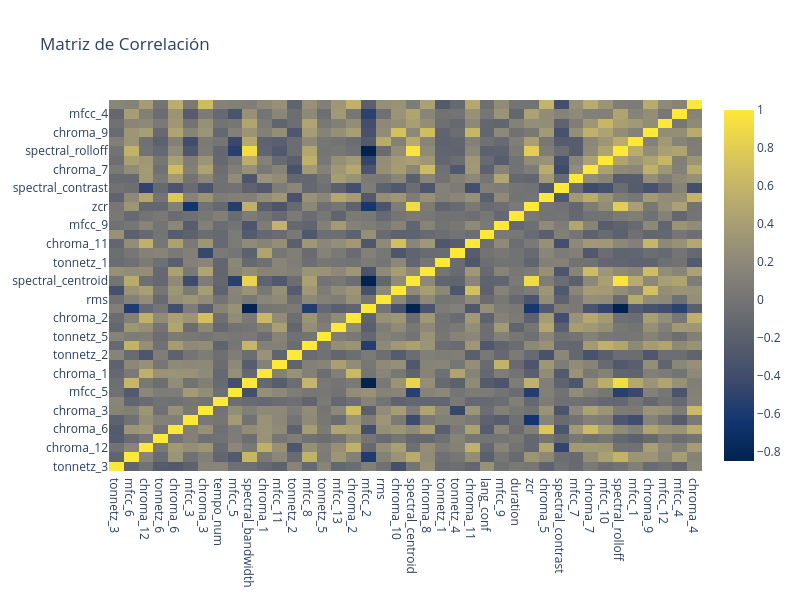

Notebook code cell kept with this figure:
### Code cell
analisis.corr_matrix('cividis', False)

### Figure 1 — Plotly figure (JSON) as saved in the notebook; plotly's stock layout.template omitted (floating-point values rounded to 4 significant figures; data arrays with more than 128 entries replaced by an {"elided": "..."} marker saying what was removed)
{"data": [{"colorscale": [[0, "#00224e"], [0.1111, "#123570"], [0.2222, "#3b496c"], [0.3333, "#575d6d"], [0.4444, "#707173"], [0.5556, "#8a8678"], [0.6667, "#a59c74"], [0.7778, "#c3b369"], [0.8889, "#e1cc55"], [1, "#fee838"]], "type": "heatmap", "x": ["tonnetz_3", "mfcc_6", "chroma_12", "tonnetz_6", "chroma_6", "mfcc_3", "chroma_3", "tempo_num", "mfcc_5", "spectral_bandwidth", "chroma_1", "mfcc_11", "tonnetz_2", "mfcc_8", "tonnetz_5", "mfcc_13", "chroma_2", "mfcc_2", "rms", "chroma_10", "spectral_centroid", "chroma_8", "tonnetz_1", "tonnetz_4", "chroma_11", "lang_conf", "mfcc_9", "duration", "zcr", "chroma_5", "spectral_contrast", "mfcc_7", "chroma_7", "mfcc_10", "spectral_rolloff", "mfcc_1", "chroma_9", "mfcc_12", "mfcc_4", "chroma_4"], "y": ["tonnetz_3", "mfcc_6", "chroma_12", "tonnetz_6", "chroma_6", "mfcc_3", "chroma_3", "tempo_num", "mfcc_5", "spectral_bandwidth", "chroma_1", "mfcc_11", "tonnetz_2", "mfcc_8", "tonnetz_5", "mfcc_13", "chroma_2", "mfcc_2", "rms", "chroma_10", "spectral_centroid", "chroma_8", "tonnetz_1", "tonnetz_4", "chroma_11", "lang_conf", "mfcc_9", "duration", "zcr", "chroma_5", "spectral_contrast", "mfcc_7", "chroma_7", "mfcc_10", "spectral_rolloff", "mfcc_1", "chroma_9", "mfcc_12", "mfcc_4", "chroma_4"], "z": {"elided": "40x40 float values"}}], "layout": {"height": 600, "title": {"text": "Matriz de Correlación"}, "width": 800}}
